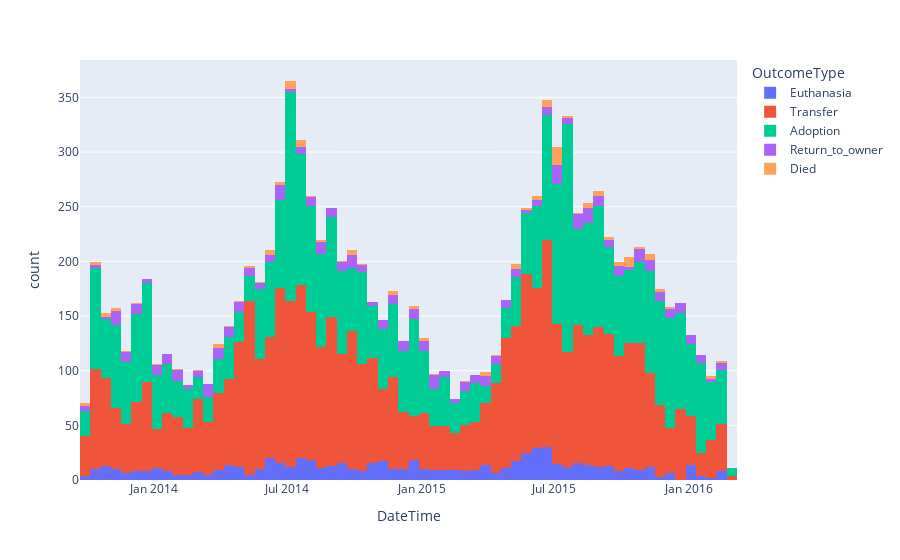

The cell this chart's notebook holds for it:
### Code cell
fig = px.histogram(train[train['AnimalType'] == 'Cat'], x="DateTime", color='OutcomeType')
fig.show()

### Figure 1 — Plotly figure (JSON) as saved in the notebook; plotly's stock layout.template omitted (floating-point values rounded to 4 significant figures; data arrays with more than 128 entries replaced by an {"elided": "..."} marker saying what was removed)
{"data": [{"alignmentgroup": "True", "bingroup": "x", "hovertemplate": "OutcomeType=Euthanasia<br>DateTime=%{x}<br>count=%{y}<extra></extra>", "legendgroup": "Euthanasia", "marker": {"color": "#636efa", "pattern": {"shape": ""}}, "name": "Euthanasia", "offsetgroup": "Euthanasia", "orientation": "v", "showlegend": true, "type": "histogram", "x": {"elided": "710 str values"}, "xaxis": "x", "yaxis": "y"}, {"alignmentgroup": "True", "bingroup": "x", "hovertemplate": "OutcomeType=Transfer<br>DateTime=%{x}<br>count=%{y}<extra></extra>", "legendgroup": "Transfer", "marker": {"color": "#EF553B", "pattern": {"shape": ""}}, "name": "Transfer", "offsetgroup": "Transfer", "orientation": "v", "showlegend": true, "type": "histogram", "x": {"elided": "5505 str values"}, "xaxis": "x", "yaxis": "y"}, {"alignmentgroup": "True", "bingroup": "x", "hovertemplate": "OutcomeType=Adoption<br>DateTime=%{x}<br>count=%{y}<extra></extra>", "legendgroup": "Adoption", "marker": {"color": "#00cc96", "pattern": {"shape": ""}}, "name": "Adoption", "offsetgroup": "Adoption", "orientation": "v", "showlegend": true, "type": "histogram", "x": {"elided": "4272 str values"}, "xaxis": "x", "yaxis": "y"}, {"alignmentgroup": "True", "bingroup": "x", "hovertemplate": "OutcomeType=Return_to_owner<br>DateTime=%{x}<br>count=%{y}<extra></extra>", "legendgroup": "Return_to_owner", "marker": {"color": "#ab63fa", "pattern": {"shape": ""}}, "name": "Return_to_owner", "offsetgroup": "Return_to_owner", "orientation": "v", "showlegend": true, "type": "histogram", "x": {"elided": "500 str values"}, "xaxis": "x", "yaxis": "y"}, {"alignmentgroup": "True", "bingroup": "x", "hovertemplate": "OutcomeType=Died<br>DateTime=%{x}<br>count=%{y}<extra></extra>", "legendgroup": "Died", "marker": {"color": "#FFA15A", "pattern": {"shape": ""}}, "name": "Died", "offsetgroup": "Died", "orientation": "v", "showlegend": true, "type": "histogram", "x": {"elided": "147 str values"}, "xaxis": "x", "yaxis": "y"}], "layout": {"barmode": "relative", "legend": {"title": {"text": "OutcomeType"}, "tracegroupgap": 0}, "margin": {"t": 60}, "xaxis": {"anchor": "y", "domain": [0, 1], "title": {"text": "DateTime"}}, "yaxis": {"anchor": "x", "domain": [0, 1], "title": {"text": "count"}}}}
